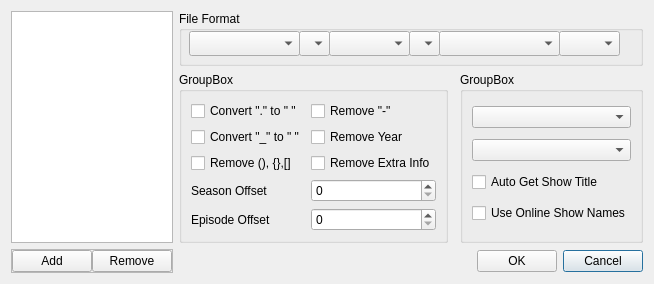
<?xml version="1.0" encoding="UTF-8"?>
<ui version="4.0">
 <class>ConvertionDialog</class>
 <widget class="QDialog" name="ConvertionDialog">
  <property name="geometry">
   <rect>
    <x>0</x>
    <y>0</y>
    <width>638</width>
    <height>274</height>
   </rect>
  </property>
  <property name="windowTitle">
   <string>Convertion Options</string>
  </property>
  <property name="windowIcon">
   <iconset resource="resources.qrc">
    <normaloff>:/new/MyResources/TVcustom.ico</normaloff>:/new/MyResources/TVcustom.ico</iconset>
  </property>
  <layout class="QGridLayout" name="gridLayout">
   <item row="0" column="0" rowspan="2">
    <widget class="QListWidget" name="listWidget">
     <property name="sizePolicy">
      <sizepolicy hsizetype="Preferred" vsizetype="Expanding">
       <horstretch>0</horstretch>
       <verstretch>0</verstretch>
      </sizepolicy>
     </property>
    </widget>
   </item>
   <item row="0" column="5" colspan="5">
    <widget class="QGroupBox" name="FileFormatGroupBox">
     <property name="sizePolicy">
      <sizepolicy hsizetype="Expanding" vsizetype="Expanding">
       <horstretch>0</horstretch>
       <verstretch>0</verstretch>
      </sizepolicy>
     </property>
     <property name="minimumSize">
      <size>
       <width>450</width>
       <height>55</height>
      </size>
     </property>
     <property name="title">
      <string>File Format</string>
     </property>
     <widget class="QComboBox" name="ExtFormatComboBox">
      <property name="geometry">
       <rect>
        <x>380</x>
        <y>20</y>
        <width>61</width>
        <height>25</height>
       </rect>
      </property>
     </widget>
     <widget class="QComboBox" name="EpisodeFormatComboBox">
      <property name="geometry">
       <rect>
        <x>150</x>
        <y>20</y>
        <width>81</width>
        <height>25</height>
       </rect>
      </property>
      <property name="sizePolicy">
       <sizepolicy hsizetype="Expanding" vsizetype="Fixed">
        <horstretch>0</horstretch>
        <verstretch>0</verstretch>
       </sizepolicy>
      </property>
     </widget>
     <widget class="QComboBox" name="SeasonDashComboBox">
      <property name="geometry">
       <rect>
        <x>120</x>
        <y>20</y>
        <width>31</width>
        <height>25</height>
       </rect>
      </property>
     </widget>
     <widget class="QComboBox" name="ShowNameComboBox">
      <property name="geometry">
       <rect>
        <x>10</x>
        <y>20</y>
        <width>111</width>
        <height>25</height>
       </rect>
      </property>
      <property name="sizePolicy">
       <sizepolicy hsizetype="Expanding" vsizetype="Fixed">
        <horstretch>0</horstretch>
        <verstretch>0</verstretch>
       </sizepolicy>
      </property>
     </widget>
     <widget class="QComboBox" name="TitleDashComboBox">
      <property name="geometry">
       <rect>
        <x>230</x>
        <y>20</y>
        <width>31</width>
        <height>25</height>
       </rect>
      </property>
     </widget>
     <widget class="QComboBox" name="TitleFormatComboBox">
      <property name="geometry">
       <rect>
        <x>260</x>
        <y>20</y>
        <width>121</width>
        <height>25</height>
       </rect>
      </property>
      <property name="sizePolicy">
       <sizepolicy hsizetype="Expanding" vsizetype="Fixed">
        <horstretch>0</horstretch>
        <verstretch>0</verstretch>
       </sizepolicy>
      </property>
     </widget>
    </widget>
   </item>
   <item row="1" column="7" colspan="3">
    <widget class="QGroupBox" name="groupBox_3">
     <property name="title">
      <string>GroupBox</string>
     </property>
     <layout class="QVBoxLayout" name="verticalLayout">
      <item>
       <widget class="QComboBox" name="TitleGetComboBox"/>
      </item>
      <item>
       <widget class="QComboBox" name="TitleSearchComboBox"/>
      </item>
      <item>
       <widget class="QCheckBox" name="AutoTitleCheckBox">
        <property name="text">
         <string>Auto Get Show Title</string>
        </property>
       </widget>
      </item>
      <item>
       <widget class="QCheckBox" name="OnlineShowCheckBox">
        <property name="text">
         <string>Use Online Show Names</string>
        </property>
       </widget>
      </item>
     </layout>
    </widget>
   </item>
   <item row="2" column="9">
    <widget class="QPushButton" name="CancelPushButton">
     <property name="text">
      <string>Cancel</string>
     </property>
    </widget>
   </item>
   <item row="2" column="0">
    <widget class="QFrame" name="frame">
     <property name="frameShape">
      <enum>QFrame::StyledPanel</enum>
     </property>
     <property name="frameShadow">
      <enum>QFrame::Raised</enum>
     </property>
     <layout class="QHBoxLayout" name="horizontalLayout">
      <property name="spacing">
       <number>0</number>
      </property>
      <property name="margin">
       <number>0</number>
      </property>
      <item>
       <widget class="QPushButton" name="AddPushButton">
        <property name="text">
         <string>Add</string>
        </property>
       </widget>
      </item>
      <item>
       <widget class="QPushButton" name="RemovePushButton">
        <property name="text">
         <string>Remove</string>
        </property>
       </widget>
      </item>
     </layout>
    </widget>
   </item>
   <item row="2" column="8">
    <widget class="QPushButton" name="OKPushButton">
     <property name="text">
      <string>OK</string>
     </property>
    </widget>
   </item>
   <item row="1" column="5">
    <widget class="QGroupBox" name="groupBox_2">
     <property name="title">
      <string>GroupBox</string>
     </property>
     <layout class="QFormLayout" name="formLayout">
      <property name="fieldGrowthPolicy">
       <enum>QFormLayout::AllNonFixedFieldsGrow</enum>
      </property>
      <item row="0" column="0">
       <widget class="QCheckBox" name="SpacerCheckBox">
        <property name="text">
         <string>Convert &quot;.&quot; to &quot; &quot;</string>
        </property>
       </widget>
      </item>
      <item row="0" column="1">
       <widget class="QCheckBox" name="RemoveDashCheckBox">
        <property name="text">
         <string>Remove &quot;-&quot;</string>
        </property>
       </widget>
      </item>
      <item row="1" column="0">
       <widget class="QCheckBox" name="UnderScoreCheckBox">
        <property name="text">
         <string>Convert &quot;_&quot; to &quot; &quot;</string>
        </property>
       </widget>
      </item>
      <item row="1" column="1">
       <widget class="QCheckBox" name="RemoveYearCheckBox">
        <property name="text">
         <string>Remove Year</string>
        </property>
       </widget>
      </item>
      <item row="2" column="0">
       <widget class="QCheckBox" name="RemoveBracketsCheckBox">
        <property name="text">
         <string>Remove (), {},[]</string>
        </property>
       </widget>
      </item>
      <item row="2" column="1">
       <widget class="QCheckBox" name="RemoveExtraJunkCheckBox">
        <property name="text">
         <string>Remove Extra Info</string>
        </property>
       </widget>
      </item>
      <item row="4" column="0">
       <widget class="QLabel" name="SeasonOffsetLabel">
        <property name="text">
         <string>Season Offset</string>
        </property>
       </widget>
      </item>
      <item row="4" column="1">
       <widget class="QSpinBox" name="spinBox_2"/>
      </item>
      <item row="5" column="0">
       <widget class="QLabel" name="EpisodeOffsetLabel">
        <property name="text">
         <string>Episode Offset</string>
        </property>
       </widget>
      </item>
      <item row="5" column="1">
       <widget class="QSpinBox" name="spinBox"/>
      </item>
     </layout>
    </widget>
   </item>
  </layout>
 </widget>
 <resources>
  <include location="resources.qrc"/>
 </resources>
 <connections/>
</ui>
